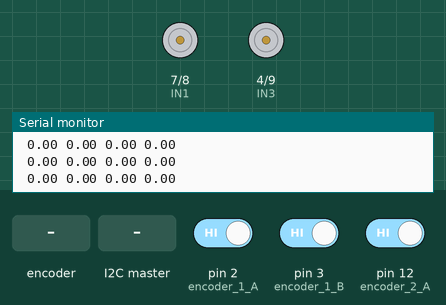
A sketch run on a simulated Arduino Uno, built with avr-gcc and run on an emulated ATmega328P. Parts: motor-driver pin pairs drawn as motors (green arrow = first pin HIGH = forward, orange = second pin HIGH = backward, longer = more drive, scaled by the enable pin), the last lines printed to the serial monitor. Inputs (shaded band) come from the test bench; at power-on: pin 2 (encoder_1_A) HIGH, pin 3 (encoder_1_B) HIGH, pin 12 (encoder_2_A) HIGH.

Above: at 1.2 s.
1.3 s: rotary encoder on pin 2 (encoder_1_A) / pin 3 (encoder_1_B) turned 1 step (first pin leading)
At 1.46 s:
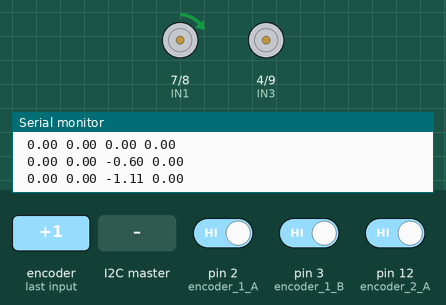
3.0 s: the I2C master sends the byte 2
At 5.1 s:
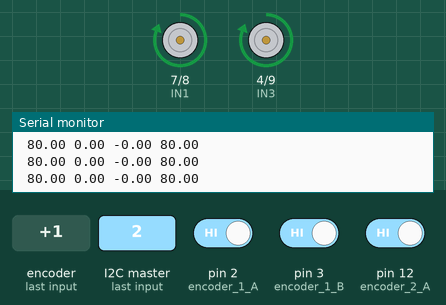
6.0 s: the I2C master sends the byte 1
At 7.1 s:
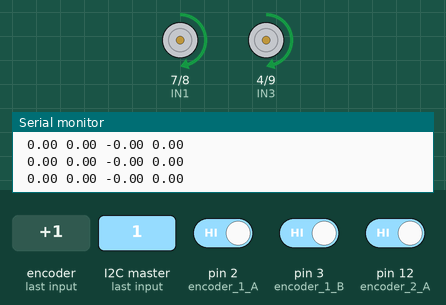
Timing chart, 0 to 9.0 s (numbered marks = the images above; inputs shaded):
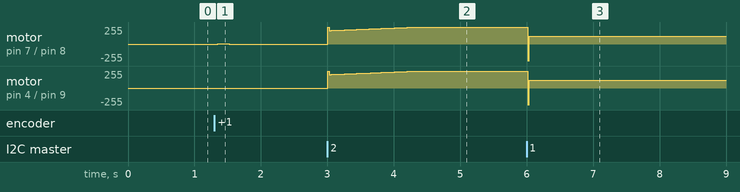

The sketch:

PID.ino
```cpp
#include<Arduino.h>
#include "PinChangeInterrupt.h"
#include <Wire.h>


//Right motor
#define encoder_1_A 2
#define encoder_1_B 3
#define PWM1 5
#define IN1 7
#define IN2 8


//Left motor
#define encoder_2_A 12
#define encoder_2_B 11
#define PWM2 6
#define IN3 4
#define IN4 9


volatile int pos_i_L = 0;
void readEncoder_L() {
  int b = digitalRead(encoder_1_B);
  if (b > 0) {
    // If B is high, increment forward
    pos_i_L ++;
  }
  else {
    // Otherwise, increment backward
    pos_i_L --;
  }
}


volatile int pos_i_R = 0;
void readEncoder_R() {
  int b = digitalRead(encoder_2_B);
  if (b > 0) {
    // If B is high, increment forward
    pos_i_R ++;
  }
  else {
    // Otherwise, increment backward
    pos_i_R --;
  }
}


int pos_old_R = 0;
long time_old_R = 0;
float omega_old_R = 0;
float error_old_R = 0;
float omega_target_R = 0;
float omega_filtered_R = 0;
float error_integral_R = 0;


int pos_old_L = 0;
long time_old_L = 0;
float omega_old_L = 0;
float error_old_L = 0;
float omega_target_L = 0;
float error_integral_L = 0;
float omega_filtered_L = 0;

float velocity_final_L=0;
float velocity_final_R=0;

int PID_R() {
  int pos = pos_i_R;
  long time_new = micros();
  float Time_delta = ((float) (time_new - time_old_R)) / 1000000;
  float velocity = (pos - pos_old_R) / Time_delta;
  float omega_new = velocity / 320 * 60.0; // Convert ticks/sec to RPM

  omega_filtered_R = 0.854 * omega_filtered_R + 0.0728 * omega_new + 0.0728 * omega_old_R; // Low-pass filter (25 Hz cutoff)

  float kp = 2.5;//2.5;
  float ki = 0.5;//0.5;
  float kd = 0.08;
  float error = omega_target_R - omega_filtered_R;
  error_integral_R = error_integral_R + (error * Time_delta);     //(1/s)error_new=(1/s)error_old + error*time  (d_new=d_old+v*t)
  float error_dot = (error - error_old_R) / (Time_delta);         // de/dt = delta_e/delta_time
  velocity_final_R = kp * error + ki * error_integral_R + error_dot * kd;
  pos_old_R = pos;
  time_old_R = time_new;
  omega_old_R = omega_new;
  error_old_R = error;
  return velocity_final_R;
}


int PID_L() {
  int pos = pos_i_L;
  long time_new = micros();
  float Time_delta = ((float) (time_new - time_old_L)) / 1000000;
  float velocity = (pos - pos_old_L) / Time_delta;
  float omega_new = velocity / 320 * 60.0;  // Convert count/s to RPM

  omega_filtered_L = 0.854 * omega_filtered_L + 0.0728 * omega_new + 0.0728 * omega_old_L;  // Low-pass filter (25 Hz cutoff)

  float kp = 2.5;//2.5;
  float ki = 0.5;//0.8;
  float kd = 0.08;
  float error = omega_target_L - omega_filtered_L;
  error_integral_L = error_integral_L + (error * Time_delta);   //(1/s)error_new=(1/s)error_old + error*time  (d_new=d_old+v*t)
  float error_dot = (error - error_old_L) / (Time_delta);      // de/dt = delta_e/delta_time
  velocity_final_L = kp * error + ki * error_integral_L + error_dot * kd;
  pos_old_L = pos;
  time_old_L = time_new;
  error_old_L = error;
  omega_old_L = omega_new;
  return velocity_final_L;
}


void setMotor(int dir, int pwmVal, int pwm, int in1, int in2) {
  analogWrite(pwm, pwmVal); // Motor speed
  if (dir == 1) {
    // Turn one way
    digitalWrite(in1, HIGH);
    digitalWrite(in2, LOW);
  }
  else if (dir == -1) {
    // Turn the other way
    digitalWrite(in1, LOW);
    digitalWrite(in2, HIGH);
  }
  else {
    // Or dont turn
    digitalWrite(in1, LOW);
    digitalWrite(in2, LOW);
  }
}


void setup() {
  Wire.begin(0x8);

  // Call receiveEvent when data received
  Wire.onReceive(receiveEvent);

  Serial.begin(9600);

  pinMode(encoder_1_A, INPUT);
  pinMode(encoder_1_B, INPUT);

  pinMode(encoder_2_A, INPUT);
  pinMode(encoder_2_B, INPUT);

  pinMode(PWM1, OUTPUT);
  pinMode(IN1, OUTPUT);
  pinMode(IN2, OUTPUT);

  pinMode(PWM2, OUTPUT);
  pinMode(IN3, OUTPUT);
  pinMode(IN4, OUTPUT);


  attachInterrupt(digitalPinToInterrupt(encoder_1_A), readEncoder_L, RISING);
  attachPCINT(digitalPinToPCINT(encoder_2_A), readEncoder_R, RISING);
}

void receiveEvent(int howMany) {
  while (Wire.available()) {
    int c = Wire.read();
switch(c){
  case 1:
    omega_target_L =0 ; //Read user input and hold it in a variable
    omega_target_R =0;
    break;
    case 2:
    omega_target_L =80 ; //Read user input and hold it in a variable
    omega_target_R =80;
    break;
    case 3:
    omega_target_L =80  ;//Read user input and hold it in a variable
    omega_target_R =50;
    break;
    case 4:
    omega_target_L =50  ;//Read user input and hold it in a variable
    omega_target_R =80;
    break;


}
  }
}

void loop() {


///  if (Serial.available() > 0) {
  //  omega_target_L = Serial.parseFloat();  //Read user input and hold it in a variable
  //  omega_target_R = Serial.parseFloat();  //Read user input and hold it in a variable
  //}
  // Set the motor speed and direction
  int pwr_R = PID_R();
  int pwr_l = PID_L();
  int dir_R = 1;
  int dir_l = 1;

  if (pwr_R < 0) {
    dir_R = -1;
  }
  if (pwr_R > 255) {
    pwr_R = 255;
  }
  if (pwr_l < 0) {
    dir_l = -1;
  }
  if (pwr_l > 255) {
    pwr_l = 255;
  }

  setMotor(dir_l, pwr_l, PWM1, IN1, IN2);
  setMotor(dir_R, pwr_R, PWM2, IN3, IN4);

  Serial.println(omega_target_R);
  Serial.print(" ");
  Serial.print(omega_target_L);
  Serial.print(" ");
  Serial.print(omega_filtered_R);
  Serial.print(" ");
  Serial.print(omega_filtered_L);
  Serial.print(" ");
}
```

Measured:
- after the input at 1.3 s, motor on pin 7 (IN1) / pin 8 (IN2): stopped → forward 1/255 after 0.05 s, → stopped 0.17 s later
- after the input at 6.0 s, motor on pin 7 (IN1) / pin 8 (IN2), motor on pin 4 (IN3) / pin 9 (IN4): forward 255/255 → forward 120/255 at once
